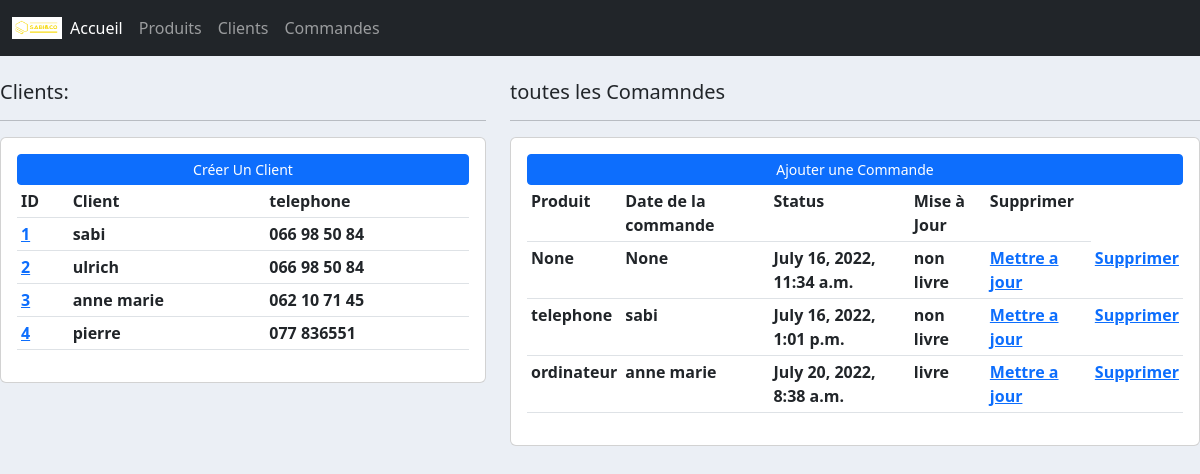
The page / on the database its author committed.
### client/models.py (models this page shows)
class Client(models.Model):
    nom =models.CharField(max_length=200,null=True)
    telephone = models.CharField(max_length=200,null=True)
    date_creation = models.DateTimeField(auto_now_add=True,null=True)
    def __str__(self):
        return self.nom

### commande/models.py (models this page shows, shortened)
class Commande(models.Model):
    STATUS = (('en cours de traiment','en cours de traitement'),
              ('non livre','non livre'),
              ('livre','livre'))
    client =models.ForeignKey(Client,null=True,on_delete=models.SET_NULL)
    produit =models.ForeignKey(Produit,null=True,on_delete=models.SET_NULL)
    status = models.CharField(max_length=200,null=True,choices=STATUS)
    date_creation  = models.DateTimeField(auto_now_add=True,null=True)

### produit/models.py (models this page shows)
class Produit(models.Model):
    nom = models.CharField(max_length=200,null=True)
    prix = models.FloatField(null=True)
    date_creation = models.DateTimeField(auto_now_add=True, null=True)
    tag = models.ManyToManyField(Tag)
    def __str__(self):
        return self.nom

### produit/views.py (the view)
# urls.py: path('',views.home),
def home(request):
    commandes = Commande.objects.all()
    clients = Client.objects.all()
    context = {'commandes':commandes,'clients':clients}
    return render(request,'produit/accueil.html',context)

### templates/produit/accueil.html
{% extends 'main.html'%}
{% block content %}
<br>
<div class="row">
	<div class="col-md-5">
		<h5>Clients:</h5>
		<hr>
		<div class="card card-body">
			<a class="btn btn-primary  btn-sm btn-block" href="">Créer Un Client</a>
			<table class="table table-sm">
				<tr>
					<th>ID</th>
					<th>Client</th>
					<th>telephone</th>
				</tr>
				{% for client in clients %}
					<tr>
					<th><a href="{% url 'client' client.id %}">{{client.id}}</a></th>
					<th>{{client.nom}}</th>
					<th>{{client.telephone}}</th>
					</tr>
				{% endfor %}
			</table>
		</div>
	</div>
	<div class="col-md-7">
		<h5>toutes les  Comamndes</h5>
		<hr>
		<div class="card card-body">
			<a class="btn btn-primary  btn-sm btn-block" href="">Ajouter une Commande</a>
			<table class="table table-sm">
				<tr>
					<th>Produit</th>
					<th>Date de la commande</th>
					<th>Status</th>
					<th>Mise à Jour</th>
					<th>Supprimer</th>
				</tr>
				{% for commande in commandes %}
				<tr>
				<th>{{commande.produit}}</th>
				<th>{{commande.client}}</th>
				<th>{{commande.date_creation}}</th>
				<th>{{commande.status}}</th>
				<th><a href="">Mettre a  jour</a></th>
				<th><a href="">Supprimer</a></th>
				</tr>
				{% endfor %}
			</table>
		</div>
	</div>
</div>
{% endblock %}

### templates/main.html (shortened to what this page needs)
 {% load static %}
<!DOCTYPE html>
<html lang="fr">
<head>
<link href="https://cdn.jsdelivr.net/npm/bootstrap@5.2.0-beta1/dist/css/bootstrap.min.css" rel="stylesheet">
<link href="{% static 'css/main.css' %}" rel="stylesheet" type="text/css">
</head>
<body>
{% include 'bases/navbar.html'%}
{% block content%}
{% endblock %}
</body>
</html>

### templates/bases/navbar.html (shortened to what this page needs)
{% load static %}
<nav class="navbar navbar-dark navbar-expand-lg bg-dark">
  <div class="container-fluid">
    <img width="50px" src="{% static 'images/horizontal_on_white_by_logaster.png' %}">
    <div class="collapse navbar-collapse" id="navbarNavAltMarkup">
      <div class="navbar-nav">
        <a class="nav-link active" aria-current="page" href="#">Accueil</a>
        <a class="nav-link" href="#">Produits</a>
        <a class="nav-link" href="#">Clients</a>
         <a class="nav-link" href="#">Commandes</a>
      </div>
    </div>
  </div>
</nav>

### static/css/main.css (style rules this page uses)
body { background-color: #ebeff5; }

### rows shown on the page
Client: id "1", nom "sabi", telephone "066 98 50 84"
Client: id "2", nom "ulrich", telephone "066 98 50 84"
Client: id "3", nom "anne marie", telephone "062 10 71 45"
Client: id "4", nom "pierre", telephone "077 836551"
Commande: produit "None", client "None", date_creation "July 16, 2022, 11:34 a.m.", status "non livre"
Commande: produit "telephone", client "sabi", date_creation "July 16, 2022, 1:01 p.m.", status "non livre"
Commande: produit "ordinateur", client "anne marie", date_creation "July 20, 2022, 8:38 a.m.", status "livre"
